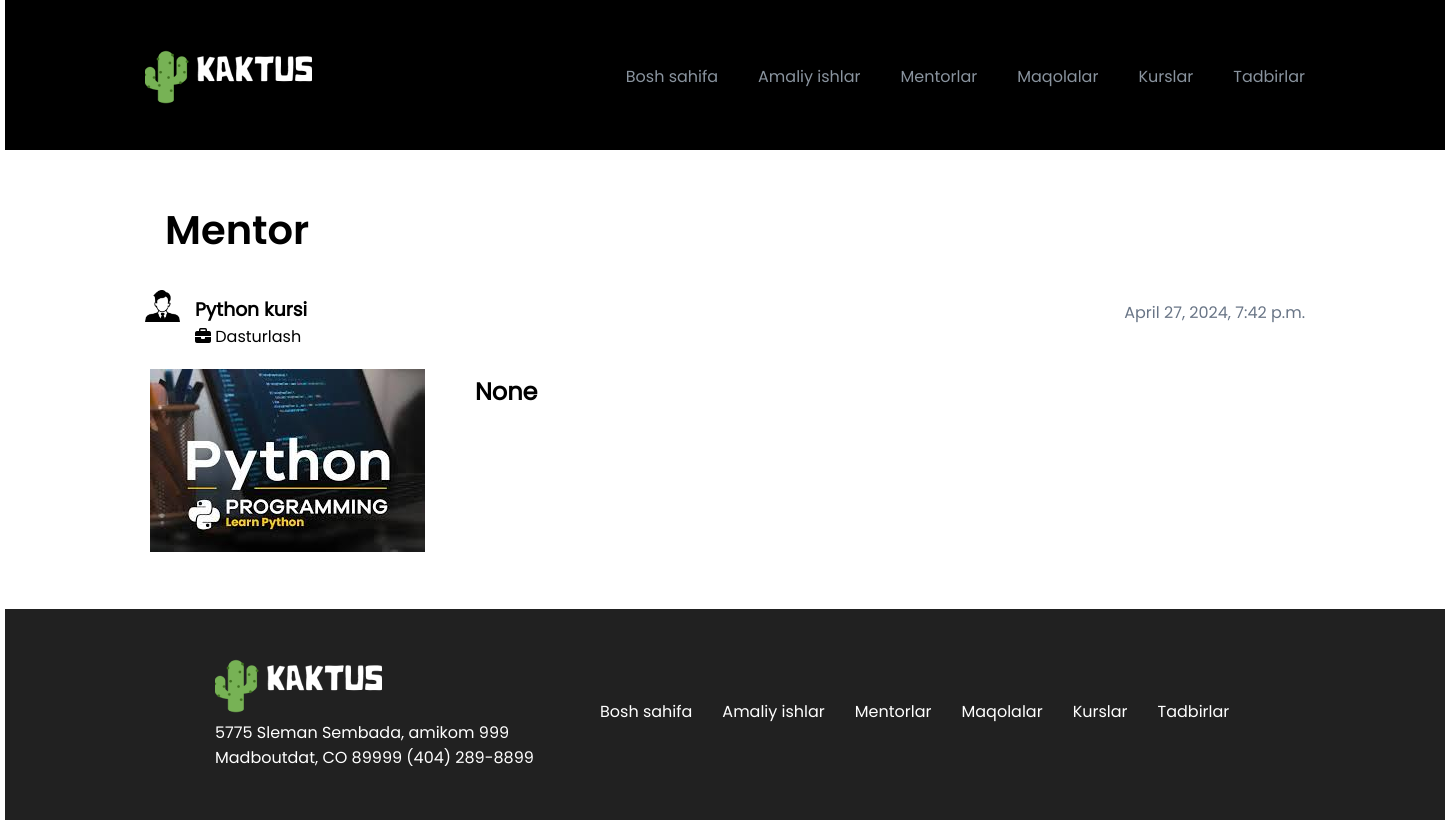
The page /coursesingle/1/ on the database its author committed.
### mysite/models.py (models this page shows, shortened)
class Mentor(TimeStampedMixin):
    name = models.CharField(max_length=255)
    last_name = models.CharField(max_length=255, null=True, blank=True)
    picture = models.ImageField(upload_to='media', null=True, blank=True)
    field = models.ForeignKey(Field, on_delete=models.CASCADE)
    tg_id = models.IntegerField(null=True, blank=True)
    number = models.CharField(max_length=20,null=True, blank=True)
    technologies = models.CharField(max_length=128, null=True, blank=True)
    comment = models.TextField(null=True, blank=True)
    class Meta:
        verbose_name = "Mentor"
        verbose_name_plural = "Mentors"
        db_table = "mentor"

class Course(TimeStampedMixin):
    name = models.CharField(max_length=255)
    text = models.TextField(null=True, blank=True)
    video_url = models.CharField(max_length=255, null=True, blank=True)
    picture = models.ImageField(upload_to='media', null=True, blank=True)
    field = models.ForeignKey(Field, on_delete=models.CASCADE)
    mentor = models.ForeignKey(Mentor, on_delete=models.CASCADE)
    technologies = models.CharField(max_length=128, null=True, blank=True)
    class Meta:
        verbose_name = "Course"
        verbose_name_plural = "Courses"
        db_table = "course"

class Field(TimeStampedMixin):
    name = models.CharField(max_length=255)
    class Meta:
        verbose_name = "Field"
        verbose_name_plural = "Fields"
        db_table = "field"

### mysite/views.py (the view)
# urls.py: path('coursesingle/<id>/', course_single,name="course_single"),
def course_single(request, id):
    data = Course.objects.get(id=id)
    author = Mentor.objects.get(id=data.mentor_id)
    context = {
        "data": data,
        "mentor": author,
    }
    return render(request, 'single_mentor.html', context)

### templates/single_mentor.html (shortened to what this page needs)
<!DOCTYPE html>
<html lang="en">
<head>
    {% load static %}
    <link rel="stylesheet" href="{% static 'css/style.css' %}">
    <link rel="stylesheet" href="{% static 'css/all.css' %}">
</head>
<body>
    <div class="container">
        <div class="mentors__hero">
            <div class="row">
                <header>
                    <div class="header__logo">
                        <a href="{% url 'index' %}">
                            <img src="{% static 'images/kaktus_logo.png' %}" alt="aaa">
                        </a>
                    </div>
                    <nav class="header__nav">
                        <ul>
                             <li><a href="{% url 'index' %}">Bosh sahifa</a></li>
                            <li><a href="{% url 'project' %}" >Amaliy ishlar</a></li>
                            <li><a href="{% url 'mentor' %}" >Mentorlar</a></li>
                            <li><a href="{% url 'article' %}" >Maqolalar</a></li>
                            <li><a href="{% url 'course' %}">Kurslar</a></li>
                            <li><a href="{% url 'event' %}">Tadbirlar</a></li>
                        </ul>
                    </nav>
                </header>
            </div>
        </div>
        <div class="mentor_page">
            <div class="row">
                <div class="page__header">
                    <div class="page__title">
                        <span>Mentor</span>
                    </div>
                </div>
            </div>
            <div class="row">
                <div class="content">
                    <div class="content__header">
                        <div class="content__header-author">
                            <div class="author-logo">
                                <img src="{{ mentor.picture.url }}" alt="" width="35px">
                            </div>
                            <div class="author-info">
                                <h3>{{data.name}} {{data.full_name}}</h3>
                                <i class="fa-solid fa-briefcase"></i> <span>{{data.field.name}} </span>
                            </div>
                        </div>
                        <div class="content__header-side">
                            <span>{{data.created_at}}</span>
                        </div>
                    </div>
                    <div class="content__body">
                        <div class="content__body-hero">
                            <div class="content__body-image">
                                <img src="{{data.picture.url}}" alt="">
                            </div>
                            <div class="content__body-info">
                                <div class="body__info-title">
                                    <h2>{{data.technologies}}</h2>
                                </div>
                            </div>
                        </div>
                    </div>
                </div>
            </div>
        </div>
        <footer>
            <div class="row">
                <div class="footer__cols">
                    <div class="footer__col-info">
                        <a href="{% url 'index' %}">
                            <img src="{% static 'images/kaktus_logo.png' %}" alt="aaa">
                        </a>
                        <p>5775 Sleman Sembada, amikom 999 Madboutdat, CO 89999 (404) 289-8899</p>
                    </div>
                    <div class="footer__col-menu">
                        <ul>
                             <li><a href="{% url 'index' %}">Bosh sahifa</a></li>
                            <li><a href="{% url 'project' %}" >Amaliy ishlar</a></li>
                            <li><a href="{% url 'mentor' %}" >Mentorlar</a></li>
                            <li><a href="{% url 'article' %}" >Maqolalar</a></li>
                            <li><a href="{% url 'course' %}">Kurslar</a></li>
                            <li><a href="{% url 'event' %}">Tadbirlar</a></li>
                        </ul>
                    </div>
                </div>
            </div>
        </footer>
    </div>
</body>
</html>

### static/css/style.css (style rules this page uses)
* { margin:0px; padding:0px; box-sizing: border-box; font-family: "Poppins"; transition: all .3s; }
a { text-decoration: none; }
.container { width: 1440px; margin:0 auto; }
.container .row { width: 1160px; margin:0 auto; }
header { padding-top:50px; display: flex; justify-content: space-between; align-content: center; }
header .header__logo a { display: flex; align-content: center; color: #fff; }
header .header__nav { line-height: 54px; }
header .header__nav ul { display: flex; list-style: none; }
header .header__nav ul li a { font-family: "Poppins"; color:#89939E; margin-left:40px; }
.page__header .page__title { display: flex; width: 400px; }
.page__header .page__title span { font-family: "Poppins600"; font-size: 40px; margin-left:20px; margin-top:30px; }
footer { margin-top:50px; background-color: #212121; }
.footer__cols { padding:50px; display: flex; }
.footer__col-info { width: 350px; margin:0px 20px; }
.footer__col-info p { color:white; }
.footer__col-menu ul { list-style: none; display: flex; }
.footer__col-menu ul li a { display: block; margin:40px 15px; color:white; }
.mentors__hero { background-color: black; height: 150px; }
.mentor_page .page__header { display: flex; flex-wrap: wrap; justify-content: space-between; }
.mentor_page .page__header .page__title span { margin-top:50px; }
.content__header { margin-top:30px; display: flex; justify-content: space-between; }
.content__header .content__header-author { display: flex; justify-content: space-between; }
.content__header-author .author-info { margin:5px 15px; }
.content__header .content__header-side { margin-top:10px; color:#697586; }
.content .content__body { margin:15px 5px; }
.content .content__body .content__body-hero { display: flex; }
.content .content__body .content__body-hero .content__body-info { margin:5px 50px; }

### rows shown on the page
Mentor: picture (picture)
Course: name "Python kursi", field.name "Dasturlash", created_at "April 27, 2024, 7:42 p.m.", picture (picture), technologies "None"
